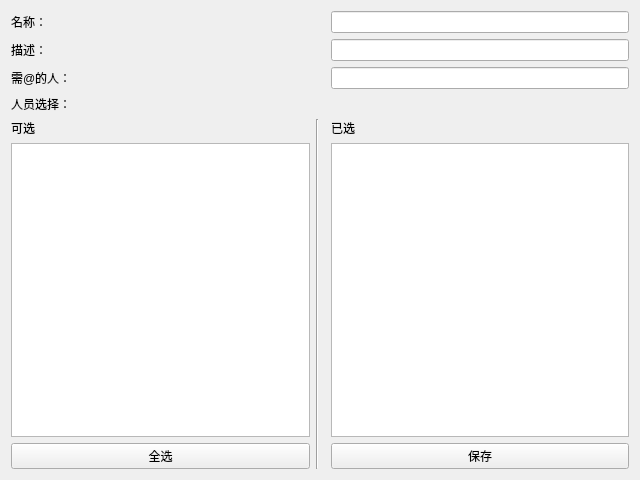
<?xml version="1.0" encoding="UTF-8"?>
<ui version="4.0">
 <class>Form</class>
 <widget class="QWidget" name="Form">
  <property name="geometry">
   <rect>
    <x>0</x>
    <y>0</y>
    <width>640</width>
    <height>480</height>
   </rect>
  </property>
  <property name="windowTitle">
   <string>Form</string>
  </property>
  <layout class="QGridLayout" name="gridLayout">
   <item row="5" column="3">
    <widget class="QListWidget" name="listWidget"/>
   </item>
   <item row="0" column="0">
    <widget class="QLabel" name="label">
     <property name="sizePolicy">
      <sizepolicy hsizetype="Maximum" vsizetype="Preferred">
       <horstretch>0</horstretch>
       <verstretch>0</verstretch>
      </sizepolicy>
     </property>
     <property name="text">
      <string>名称：</string>
     </property>
    </widget>
   </item>
   <item row="6" column="3">
    <widget class="QPushButton" name="pushButton_2">
     <property name="text">
      <string>保存</string>
     </property>
    </widget>
   </item>
   <item row="3" column="0" colspan="4">
    <widget class="QLabel" name="label_4">
     <property name="text">
      <string>人员选择：</string>
     </property>
    </widget>
   </item>
   <item row="4" column="0">
    <widget class="QLabel" name="label_5">
     <property name="text">
      <string>可选</string>
     </property>
    </widget>
   </item>
   <item row="6" column="0">
    <widget class="QPushButton" name="pushButton">
     <property name="text">
      <string>全选</string>
     </property>
    </widget>
   </item>
   <item row="1" column="3">
    <widget class="QLineEdit" name="lineEdit_2"/>
   </item>
   <item row="2" column="0">
    <widget class="QLabel" name="label_3">
     <property name="sizePolicy">
      <sizepolicy hsizetype="Maximum" vsizetype="Preferred">
       <horstretch>0</horstretch>
       <verstretch>0</verstretch>
      </sizepolicy>
     </property>
     <property name="text">
      <string>需@的人：</string>
     </property>
    </widget>
   </item>
   <item row="5" column="0">
    <widget class="QListWidget" name="listWidget_2"/>
   </item>
   <item row="4" column="3">
    <widget class="QLabel" name="label_6">
     <property name="text">
      <string>已选</string>
     </property>
    </widget>
   </item>
   <item row="1" column="0">
    <widget class="QLabel" name="label_2">
     <property name="sizePolicy">
      <sizepolicy hsizetype="Maximum" vsizetype="Preferred">
       <horstretch>0</horstretch>
       <verstretch>0</verstretch>
      </sizepolicy>
     </property>
     <property name="text">
      <string>描述：</string>
     </property>
    </widget>
   </item>
   <item row="0" column="3">
    <widget class="QLineEdit" name="lineEdit">
     <property name="sizePolicy">
      <sizepolicy hsizetype="Minimum" vsizetype="Fixed">
       <horstretch>0</horstretch>
       <verstretch>0</verstretch>
      </sizepolicy>
     </property>
    </widget>
   </item>
   <item row="4" column="1" rowspan="3">
    <widget class="Line" name="line">
     <property name="orientation">
      <enum>Qt::Vertical</enum>
     </property>
    </widget>
   </item>
   <item row="2" column="3">
    <widget class="QLineEdit" name="lineEdit_3"/>
   </item>
  </layout>
 </widget>
 <resources/>
 <connections/>
</ui>
